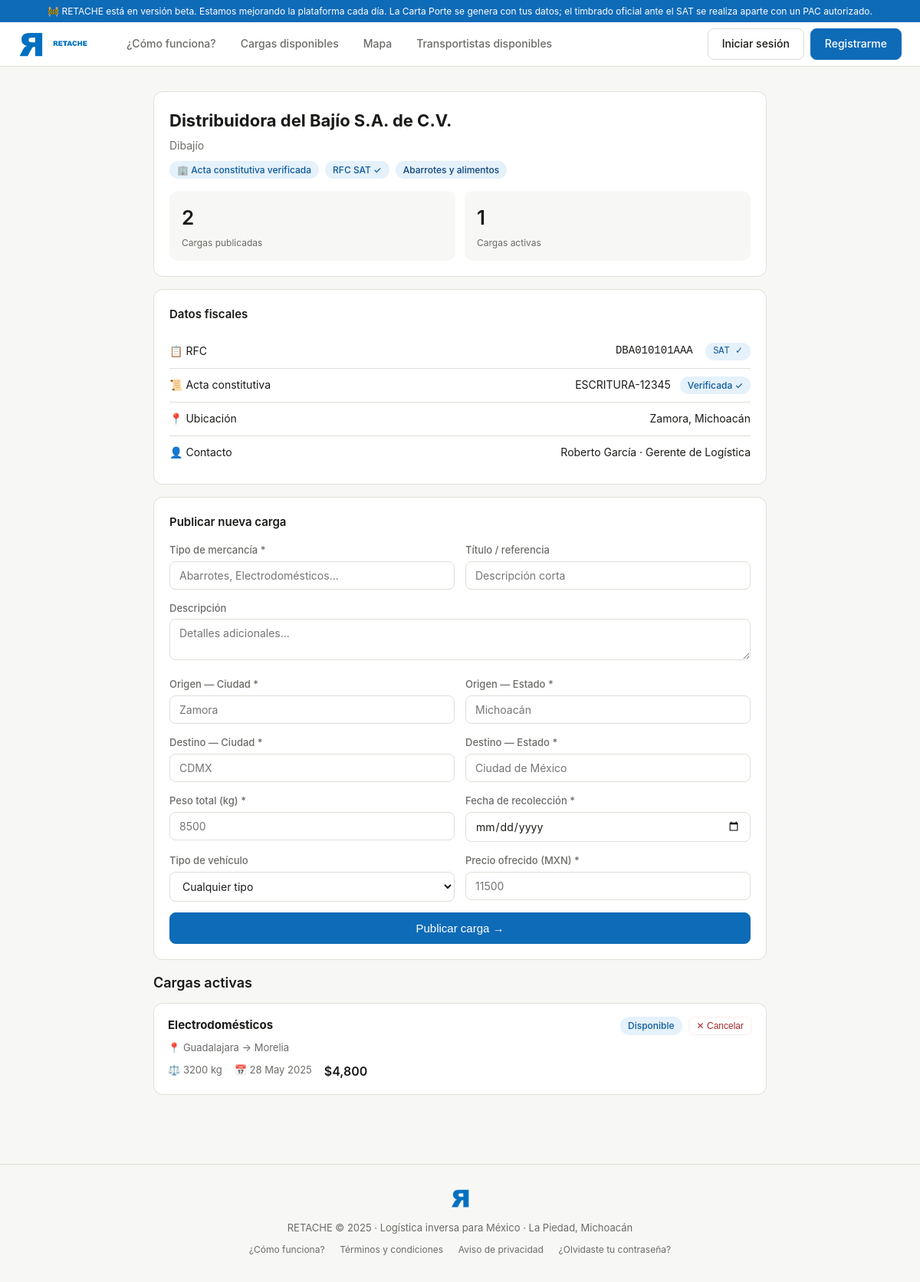
The page /empresas/1 on the database as committed earlier.
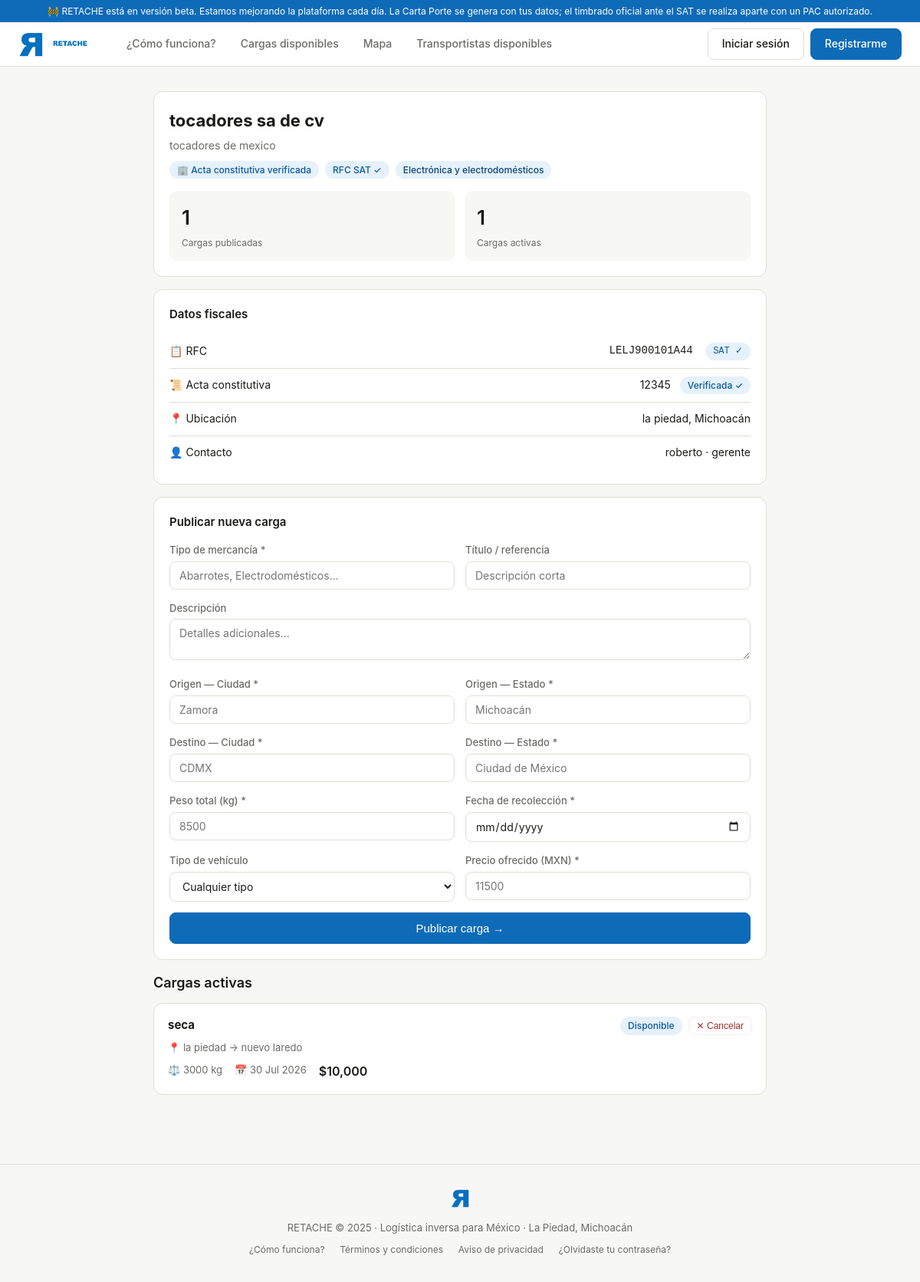
The same page on the database as committed later.
### models.py (models this page shows)
class Empresa(Base):
    __tablename__ = "empresas"
    id = Column(Integer, primary_key=True, index=True)
    razon_social = Column(String(200), nullable=False)
    nombre_comercial = Column(String(200), nullable=True)
    telefono = Column(String(15), nullable=False)
    email = Column(String(120), unique=True, index=True, nullable=False)
    contrasena_hash = Column(String(200), nullable=False)
    rfc = Column(String(13), unique=True, index=True, nullable=False)
    rfc_verificado = Column(Boolean, default=False)
    num_acta_constitutiva = Column(String(100), nullable=True)
    acta_constitutiva_verificada = Column(Boolean, default=False)
    giro = Column(String(100), nullable=True)
    calle = Column(String(200), nullable=True)
    colonia = Column(String(100), nullable=True)
    municipio = Column(String(100), nullable=True)
    estado = Column(String(50), nullable=True)
    cp = Column(String(5), nullable=True)
    nombre_contacto = Column(String(150), nullable=True)
    puesto_contacto = Column(String(100), nullable=True)
    logo_url = Column(String(200), nullable=True)
    calificacion_promedio = Column(Float, default=0.0)
    total_cargas_publicadas = Column(Integer, default=0)
    fecha_registro = Column(DateTime, server_default=func.now())
    activo = Column(Boolean, default=True)
    email_verificado = Column(Boolean, default=False)
    token_verificacion = Column(String(200), nullable=True)
    token_reset_password = Column(String(200), nullable=True)
    token_reset_expira = Column(DateTime, nullable=True)
    cargas_publicadas = relationship("Carga", back_populates="empresa")
    mensajes_enviados = relationship("Mensaje", foreign_keys="Mensaje.remitente_empresa_id", back_populates="remitente_empresa")

class Carga(Base):
    __tablename__ = "cargas"
    id = Column(Integer, primary_key=True, index=True)
    empresa_id = Column(Integer, ForeignKey("empresas.id"), nullable=False)
    transportista_id = Column(Integer, ForeignKey("transportistas.id"), nullable=True)
    titulo = Column(String(150), nullable=False)
    descripcion = Column(Text, nullable=True)
    tipo_mercancia = Column(String(100), nullable=False)
    peso_kg = Column(Float, nullable=False)
    volumen_m3 = Column(Float, nullable=True)
    requiere_refrigeracion = Column(Boolean, default=False)
    mercancia_peligrosa = Column(Boolean, default=False)
    origen_ciudad = Column(String(100), nullable=False)
    origen_estado = Column(String(50), nullable=False)
    origen_lat = Column(Float, nullable=True)
    origen_lng = Column(Float, nullable=True)
    destino_ciudad = Column(String(100), nullable=False)
    destino_estado = Column(String(50), nullable=False)
    destino_lat = Column(Float, nullable=True)
    destino_lng = Column(Float, nullable=True)
    fecha_recoleccion = Column(DateTime, nullable=False)
    fecha_entrega_estimada = Column(DateTime, nullable=True)
    tipo_vehiculo_requerido = Column(String(30), nullable=True)
    precio_ofrecido_mxn = Column(Float, nullable=False)
    precio_negociable = Column(Boolean, default=True)
    estado = Column(String(30), default=EstadoCarga.disponible)
    fecha_publicacion = Column(DateTime, server_default=func.now())
    fecha_asignacion = Column(DateTime, nullable=True)
    fecha_completada = Column(DateTime, nullable=True)
    carta_porte_generada = Column(Boolean, default=False)
    carta_porte_uuid = Column(String(100), nullable=True)
    carta_porte_xml = Column(Text, nullable=True)
    empresa = relationship("Empresa", back_populates="cargas_publicadas")
    transportista = relationship("Transportista", back_populates="cargas")
    mensajes = relationship("Mensaje", back_populates="carga")
    resenas = relationship("Resena", back_populates="carga")

### routers/empresas.py (the view)
@router.get("/{empresa_id}", response_class=HTMLResponse)
async def perfil_empresa(
    request: Request, empresa_id: int, db: Session = Depends(get_db)
):
    empresa = db.query(Empresa).filter(Empresa.id == empresa_id).first()
    if not empresa:
        raise HTTPException(status_code=404, detail="Empresa no encontrada")
    cargas_activas = (
        db.query(Carga)
        .filter(
            Carga.empresa_id == empresa_id,
            Carga.estado == EstadoCarga.disponible,
        )
        .order_by(Carga.fecha_publicacion.desc())
        .all()
    )
    return templates.TemplateResponse("perfil_empresa.html", ctx(request,
        empresa=empresa,
        cargas_activas=cargas_activas,
    ))

### templates/perfil_empresa.html (shortened to what this page needs)
{% extends "base.html" %}
{% block content %}
<div style="max-width:800px; margin:0 auto;">
  <div class="card" style="margin-bottom:16px;">
    <h1 style="font-size:22px; font-weight:700; margin-bottom:4px;">{{ empresa.razon_social }}</h1>
    {% if empresa.nombre_comercial and empresa.nombre_comercial != empresa.razon_social %}<div style="color:var(--texto-suave); font-size:14px; margin-bottom:8px;">{{ empresa.nombre_comercial }}</div>{% endif %}
    <div style="display:flex; flex-wrap:wrap; gap:8px; margin-bottom:16px;">
      {% if empresa.acta_constitutiva_verificada %}<span class="badge badge-verde">🏢 Acta constitutiva verificada</span>{% else %}<span class="badge badge-amber">⚠️ Verificación pendiente</span>{% endif %}
      {% if empresa.rfc_verificado %}<span class="badge badge-verde">RFC SAT ✓</span>{% endif %}
      {% if empresa.giro %}<span class="badge badge-azul">{{ empresa.giro }}</span>{% endif %}
    </div>
    <div class="stats-grid">
      <div class="stat-card"><div class="stat-num">{{ empresa.total_cargas_publicadas }}</div><div class="stat-label">Cargas publicadas</div></div>
      <div class="stat-card"><div class="stat-num">{{ cargas_activas | length }}</div><div class="stat-label">Cargas activas</div></div>
    </div>
  </div>
  <div class="card" style="margin-bottom:16px;">
    <h2 style="font-size:15px; font-weight:600; margin-bottom:14px;">Datos fiscales</h2>
    <div class="doc-row"><span>📋 RFC</span><span style="font-family:monospace;">{{ empresa.rfc }} {% if empresa.rfc_verificado %}<span class="badge badge-verde" style="margin-left:8px;">SAT ✓</span>{% endif %}</span></div>
    <div class="doc-row"><span>📜 Acta constitutiva</span><span>{{ empresa.num_acta_constitutiva }} {% if empresa.acta_constitutiva_verificada %}<span class="badge badge-verde" style="margin-left:8px;">Verificada ✓</span>{% endif %}</span></div>
    {% if empresa.municipio %}<div class="doc-row"><span>📍 Ubicación</span><span>{{ empresa.municipio }}{% if empresa.estado %}, {{ empresa.estado }}{% endif %}</span></div>{% endif %}
    {% if empresa.nombre_contacto %}<div class="doc-row"><span>👤 Contacto</span><span>{{ empresa.nombre_contacto }}{% if empresa.puesto_contacto %} · {{ empresa.puesto_contacto }}{% endif %}</span></div>{% endif %}
  </div>
  {% if empresa.acta_constitutiva_verificada %}
  <div class="card" style="margin-bottom:16px;">
    <h2 style="font-size:15px; font-weight:600; margin-bottom:14px;">Publicar nueva carga</h2>
    <form action="/empresas/{{ empresa.id }}/publicar-carga" method="POST">
      <div class="form-row">
        <div class="form-group"><label>Tipo de mercancía *</label><input type="text" name="tipo_mercancia" placeholder="Abarrotes, Electrodomésticos..." required></div>
        <div class="form-group"><label>Título / referencia</label><input type="text" name="titulo" placeholder="Descripción corta"></div>
      </div>
      <div class="form-group"><label>Descripción</label><textarea name="descripcion" rows="2" placeholder="Detalles adicionales..."></textarea></div>
      <div class="form-row">
        <div class="form-group"><label>Origen — Ciudad *</label><input type="text" name="origen_ciudad" placeholder="Zamora" required></div>
        <div class="form-group"><label>Origen — Estado *</label><input type="text" name="origen_estado" placeholder="Michoacán" required></div>
      </div>
      <div class="form-row">
        <div class="form-group"><label>Destino — Ciudad *</label><input type="text" name="destino_ciudad" placeholder="CDMX" required></div>
        <div class="form-group"><label>Destino — Estado *</label><input type="text" name="destino_estado" placeholder="Ciudad de México" required></div>
      </div>
      <div class="form-row">
        <div class="form-group"><label>Peso total (kg) *</label><input type="number" name="peso_kg" placeholder="8500" min="1" required></div>
        <div class="form-group"><label>Fecha de recolección *</label><input type="date" name="fecha_recoleccion" required></div>
      </div>
      <div class="form-row">
        <div class="form-group"><label>Tipo de vehículo</label><select name="tipo_vehiculo_requerido"><option value="">Cualquier tipo</option></select></div>
        <div class="form-group"><label>Precio ofrecido (MXN) *</label><input type="number" name="precio_ofrecido_mxn" placeholder="11500" min="1" required></div>
      </div>
      <button type="submit" class="btn btn-primary" style="width:100%; padding:11px; font-size:15px; justify-content:center;">Publicar carga →</button>
    </form>
  </div>
  {% endif %}
  {% if cargas_activas %}
  <h2 style="font-size:18px; font-weight:600; margin-bottom:12px;">Cargas activas</h2>
  {% for carga in cargas_activas %}
  <a href="/cargas/{{ carga.id }}" style="text-decoration:none; display:block;">
   <div class="carga-card">
      <div style="display:flex; justify-content:space-between; margin-bottom:6px;">
        <strong style="color:var(--texto);">{{ carga.tipo_mercancia }}</strong>
        <div style="display:flex; gap:8px; align-items:center;">
          <span class="badge badge-verde">Disponible</span>
          <form action="/empresas/{{ empresa.id }}/cancelar-carga/{{ carga.id }}" method="POST" style="display:inline;">
            <button type="submit" class="btn" style="font-size:12px; padding:4px 10px; color:var(--rojo); border-color:var(--rojo-bg);" onclick="return confirm('¿Cancelar esta carga?')">✕ Cancelar</button>
          </form>
        </div>
      </div>
      <div style="font-size:13px; color:var(--texto-suave); margin-bottom:6px;">📍 {{ carga.origen_ciudad }} → {{ carga.destino_ciudad }}</div>
      <div class="carga-meta"><span>⚖️ {{ carga.peso_kg | int }} kg</span><span>📅 {{ carga.fecha_recoleccion.strftime('%d %b %Y') }}</span><span class="carga-precio">${{ "{:,.0f}".format(carga.precio_ofrecido_mxn) }}</span></div>
    </div>
  </a>
  {% endfor %}
  {% endif %}
</div>
{% endblock %}

### templates/base.html (shortened to what this page needs)
<!DOCTYPE html>
<html lang="es">
<head>
</head>
<body>
<div class="beta-banner" style="background:#0E6BB8; color:#fff; text-align:center; font-size:12px; padding:5px 12px;">
  🚧 RETACHE está en versión beta. Estamos mejorando la plataforma cada día. La Carta Porte se genera con tus datos; el timbrado oficial ante el SAT se realiza aparte con un PAC autorizado.
</div>
<nav>
  <a href="/" class="nav-logo">
    <img src="/static/img/logo-icono.png" alt="RETACHE" class="logo-icono">
    <img src="/static/img/logo-texto.png" alt="RETACHE" class="logo-texto">
  </a>
  <div class="nav-links">
    <a href="/como-funciona" {% if 'como-funciona' in request.url.path %}class="activo"{% endif %}>¿Cómo funciona?</a>
    <a href="/cargas" {% if request.url.path == '/cargas' %}class="activo"{% endif %}>Cargas disponibles</a>
    <a href="/transportistas/mapa" {% if 'mapa' in request.url.path %}class="activo"{% endif %}>Mapa</a>
    <a href="/rutas/buscar" {% if 'rutas' in request.url.path and 'buscar' in request.url.path %}class="activo"{% endif %}>Transportistas disponibles</a>
  </div>
  <div class="nav-acciones">
    {% if sesion %}
      <span style="font-size:13px; color:var(--texto-suave); margin-right:4px;">Hola, {{ sesion.nombre.split()[0] }}</span>
      {% if sesion.tipo == 'transportista' %}
        <a href="/transportistas/{{ sesion.id }}" class="btn">Mi perfil</a>
      {% else %}
        <a href="/empresas/{{ sesion.id }}" class="btn">Mi empresa</a>
      {% endif %}
      <a href="/logout" class="btn" style="color:var(--rojo);">Cerrar sesión</a>
    {% else %}
      <a href="/login" class="btn">Iniciar sesión</a>
      <a href="/empresas/registro" class="btn btn-primary">Registrarme</a>
    {% endif %}
  </div>
</nav>
<main>
  {% block content %}{% endblock %}
</main>
<footer>
  <img src="/static/img/logo-icono.png" alt="RETACHE" style="height:24px; margin-bottom:10px;"><br>
  RETACHE © 2025 · Logística inversa para México · La Piedad, Michoacán
  <div style="margin-top:8px;">
    <a href="/como-funciona" style="color:var(--texto-suave); font-size:12px; margin:0 8px;">¿Cómo funciona?</a>
    <a href="/terminos" style="color:var(--texto-suave); font-size:12px; margin:0 8px;">Términos y condiciones</a>
    <a href="/privacidad" style="color:var(--texto-suave); font-size:12px; margin:0 8px;">Aviso de privacidad</a>
    <a href="/recuperar-contrasena" style="color:var(--texto-suave); font-size:12px; margin:0 8px;">¿Olvidaste tu contraseña?</a>
  </div>
</footer>
</body>
</html>

### templates/base.html (style rules this page uses)
*, *::before, *::after { box-sizing: border-box; margin: 0; padding: 0; }
:root { --verde: #0E6BB8; --verde-claro: #1481D9; --verde-bg: #E5F1FB; --gris-bg: #F7F7F5; --gris-borde: #E0DED6; --texto: #1A1A18; --texto-suave: #6B6B68; --amber: #BA7517; --amber-bg: #FAEEDA; --rojo-bg: #FCEBEB; --rojo: #A32D2D; --azul: #0E6BB8; --azul-bg: #E5F1FB; }
body { font-family: -apple-system, BlinkMacSystemFont, 'Segoe UI', sans-serif; background: var(--gris-bg); color: var(--texto); font-size: 15px; line-height: 1.6; }
a { color: var(--verde); text-decoration: none; }
nav { background: #fff; border-bottom: 1px solid var(--gris-borde); padding: 0 24px; display: flex; align-items: center; height: 58px; gap: 24px; position: sticky; top: 0; z-index: 100; }
.nav-logo { display: flex; align-items: center; gap: 8px; font-weight: 600; font-size: 17px; color: var(--texto); text-decoration: none; }
.nav-logo img.logo-icono { height: 32px; width: auto; }
.nav-logo img.logo-texto { height: 18px; width: auto; }
.nav-links { display: flex; gap: 4px; margin-left: 8px; }
.nav-links a { padding: 6px 14px; border-radius: 6px; font-size: 14px; color: var(--texto-suave); font-weight: 500; transition: background .15s, color .15s; }
.nav-acciones { margin-left: auto; display: flex; gap: 8px; align-items: center; }
.btn { display: inline-flex; align-items: center; gap: 6px; padding: 8px 18px; border-radius: 8px; font-size: 14px; font-weight: 500; cursor: pointer; border: 1px solid var(--gris-borde); background: #fff; color: var(--texto); transition: all .15s; text-decoration: none; }
.btn-primary { background: var(--verde); color: #fff; border-color: var(--verde); }
main { max-width: 1100px; margin: 0 auto; padding: 32px 24px; }
.badge { display: inline-block; padding: 2px 10px; border-radius: 20px; font-size: 12px; font-weight: 500; }
.badge-verde { background: var(--verde-bg); color: #0B5A9C; }
.badge-azul { background: var(--azul-bg); color: #0C447C; }
.card { background: #fff; border: 1px solid var(--gris-borde); border-radius: 12px; padding: 20px; }
label { display: block; font-size: 13px; color: var(--texto-suave); margin-bottom: 4px; font-weight: 500; }
input[type=text], input[type=email], input[type=password], input[type=number], input[type=tel], input[type=date], select, textarea { width: 100%; padding: 9px 12px; border: 1px solid var(--gris-borde); border-radius: 8px; font-size: 14px; color: var(--texto); background: #fff; outline: none; transition: border .15s; font-family: inherit; }
.form-group { margin-bottom: 14px; }
.form-row { display: grid; grid-template-columns: 1fr 1fr; gap: 14px; }
.stats-grid { display: grid; grid-template-columns: repeat(auto-fit, minmax(160px, 1fr)); gap: 12px; }
.stat-card { background: var(--gris-bg); border-radius: 10px; padding: 14px 16px; }
.stat-num { font-size: 26px; font-weight: 600; color: var(--texto); }
.stat-label { font-size: 12px; color: var(--texto-suave); margin-top: 2px; }
.doc-row { display: flex; justify-content: space-between; align-items: center; padding: 10px 0; border-bottom: 1px solid var(--gris-borde); font-size: 14px; }
.doc-row:last-child { border-bottom: none; }
.carga-card { background: #fff; border: 1px solid var(--gris-borde); border-radius: 12px; padding: 16px 18px; margin-bottom: 10px; transition: border-color .15s, box-shadow .15s; cursor: pointer; }
.carga-meta { display: flex; gap: 16px; font-size: 13px; color: var(--texto-suave); margin-top: 8px; flex-wrap: wrap; }
.carga-precio { font-weight: 600; font-size: 16px; color: var(--texto); }
footer { text-align: center; padding: 32px; font-size: 13px; color: var(--texto-suave); border-top: 1px solid var(--gris-borde); margin-top: 48px; }

Rows that differ between the two databases and show on the page:
no longer on this page (row edited): Carga: tipo_mercancia "Electrodomésticos", origen_ciudad "Guadalajara", destino_ciudad "Morelia", peso_kg "3200", fecha_recoleccion "28 May 2025", precio_ofrecido_mxn "4,800"
changed Empresa "Michoacán": razon_social "Distribuidora del Bajío S.A. de C.V." → "tocadores sa de cv"; nombre_comercial "Dibajío" → "tocadores de mexico"; giro "Abarrotes y alimentos" → "Electrónica y electrodomésticos"; total_cargas_publicadas "2" → "1"; rfc "DBA010101AAA" → "LELJ900101A44"; num_acta_constitutiva "ESCRITURA-12345" → "12345"; municipio "Zamora" → "la piedad"; nombre_contacto "Roberto García" → "roberto"; puesto_contacto "Gerente de Logística" → "gerente"
added Carga: tipo_mercancia "seca", origen_ciudad "la piedad", destino_ciudad "nuevo laredo", peso_kg "3000", fecha_recoleccion "30 Jul 2026", precio_ofrecido_mxn "10,000"
